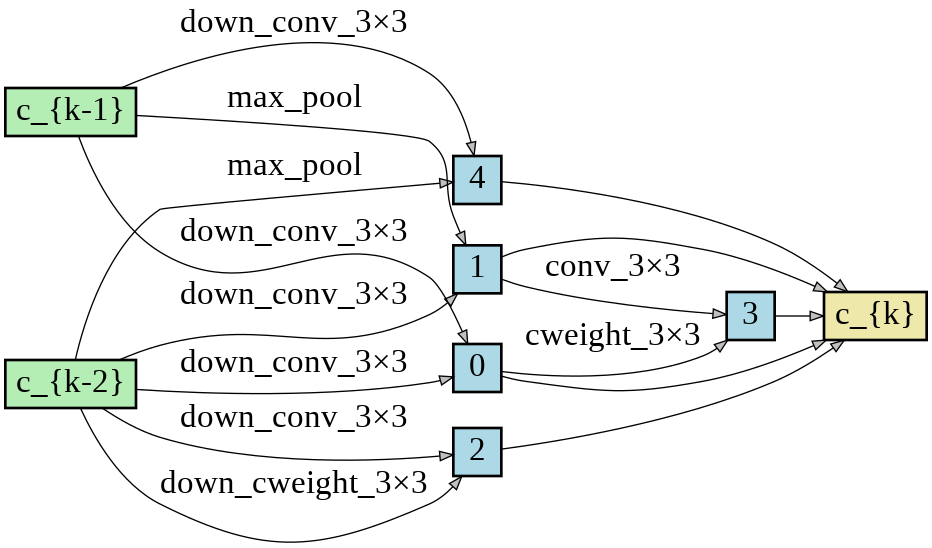
#> input picture NAOU-Net/utils/cell_visualize/NAO_Unet_genotype/DownC.png, 932 x 548 px
$ python -i mosaic.py   (imports and definitions only)
#> lines starting #> are read from the running program, lines starting #| are printed output that depends on the picture
import numpy as np
from skimage.morphology import erosion, dilation,binary_erosion, opening, closing, white_tophat, reconstruction, area_opening
from skimage.morphology import black_tophat, skeletonize, convex_hull_image,extrema
from skimage.morphology import square, diamond, octagon, rectangle, star, disk, label
from skimage.segmentation import watershed
from PIL import Image
from scipy import ndimage as ndi
from skimage.util import img_as_ubyte
from skimage import data, util, filters, color
import math
from skimage import io, color
from matplotlib import pyplot as plt

import os


se1_0 = np.array([[ 0, 1, 0],
              [ 0, 1, 0],
              [ 0, 1, 0]], dtype=np.uint8)


se2_0 = np.array([[ 0, 0, 0],
              [ 1, 1, 1],
              [0, 0, 0]], dtype=np.uint8)


se3_0 = np.array([[ 0, 0, 1],
              [0,  1, 0],
              [1, 0, 0]], dtype=np.uint8)


se4_0 = np.array([[1, 0, 0],
              [0, 1, 0],
              [0, 0, 1]], dtype=np.uint8)


se1_1 = np.array([[0, 0, 1, 0, 0],
              [0, 0, 1, 0, 0],
              [0, 0, 1, 0, 0],
              [0, 0, 1, 0, 0],
              [0, 0, 1, 0, 0]], dtype=np.uint8)


se2_1 = np.array([[0, 0, 0, 0, 0],
              [0, 0, 0, 0, 0],
              [1, 1, 1, 1, 1],
              [0, 0, 0, 0, 0],
              [0, 0, 0, 0, 0]], dtype=np.uint8)


se3_1 = np.array([[0, 0, 0, 0, 1],
              [0, 0, 0, 1, 0],
              [0, 0, 1, 0, 0],
              [0, 1, 0, 0, 0],
              [1, 0, 0, 0, 0]], dtype=np.uint8)


se4_1 = np.array([[1, 0, 0, 0, 0],
              [0, 1, 0, 0, 0],
              [0, 0, 1, 0, 0],
              [0, 0, 0, 1, 0],
              [0, 0, 0, 0, 1]], dtype=np.uint8)


se1_1 = np.array([[0, 0, 1, 0, 0],
              [0, 0, 1, 0, 0],
              [0, 0, 1, 0, 0],
              [0, 0, 1, 0, 0],
              [0, 0, 1, 0, 0]], dtype=np.uint8)


se2_1 = np.array([[0, 0, 0, 0, 0],
              [0, 0, 0, 0, 0],
              [1, 1, 1, 1, 1],
              [0, 0, 0, 0, 0],
              [0, 0, 0, 0, 0]], dtype=np.uint8)


se3_1 = np.array([[0, 0, 0, 0, 1],
              [0, 0, 0, 1, 0],
              [0, 0, 1, 0, 0],
              [0, 1, 0, 0, 0],
              [1, 0, 0, 0, 0]], dtype=np.uint8)


se4_1 = np.array([[1, 0, 0, 0, 0],
              [0, 1, 0, 0, 0],
              [0, 0, 1, 0, 0],
              [0, 0, 0, 1, 0],
              [0, 0, 0, 0, 1]], dtype=np.uint8)


se1_2 = np.array([[0,0,0, 1, 0, 0, 0],
              [0, 0, 0, 1, 0, 0, 0],
              [0, 0, 0, 1, 0,0, 0],
              [0, 0, 0, 1, 0, 0, 0],
              [0, 0, 0, 1, 0, 0, 0],
              [0, 0, 0, 1, 0, 0, 0],
              [0, 0, 0, 1, 0, 0, 0]], dtype=np.uint8)


se2_2 = np.array([[0,0,0, 0, 0, 0, 0],
              [0, 0, 0, 0, 0, 0, 0],
              [0, 0, 0, 0, 0,0, 0],
              [1, 1, 1, 1, 1, 1, 1],
              [0, 0, 0, 0, 0, 0, 0],
              [0, 0, 0, 0, 0, 0, 0],
              [0, 0, 0, 0, 0, 0, 0]], dtype=np.uint8)


se3_2 = np.array([[0,0,0, 0, 0, 0, 1],
              [0, 0, 0, 0, 0, 1, 0],
              [0, 0, 0, 0, 1,0, 0],
              [0, 0, 0, 1, 0, 0, 0],
              [0, 0, 1, 0, 0, 0, 0],
              [0, 1, 0, 0, 0, 0, 0],
              [1, 0, 0, 0, 0, 0, 0]], dtype=np.uint8)

se4_2 = np.array([[1,0,0, 0, 0, 0, 0],
              [0, 1, 0, 0, 0, 0, 0],
              [0, 0, 1, 0, 0,0, 0],
              [0, 0, 0, 1, 0, 0, 0],
              [0, 0, 0, 0, 1, 0, 0],
              [0, 0, 0, 0, 0, 1, 0],
              [0, 0, 0, 0, 0, 0, 1]], dtype=np.uint8)

scale0=[se1_0,se2_0,se3_0,se4_0]
scale1=[se1_1,se2_1,se3_1,se4_1]
scale2=[se1_2,se2_2,se3_2,se4_2]


def gradient(rgb):
    # description
    # input :image rgb
    # output : contour
    rgb = np.asarray(rgb).astype(np.uint8)
    lab = color.rgb2lab(rgb)
#> lab: shape (548, 932, 3) float64; mean of channels 0, 1, 2 94.8, -0.9, 0.5

    '''print(np.amin(lab[:, :, 0]), np.amax(lab[:, :, 0]))
    print(np.amin(lab[:, :, 1]), np.amax(lab[:, :, 1]))
    print(np.amin(lab[:, :, 2]), np.amax(lab[:, :, 2]))'''
    ##Sobel operator kernels.
    tensor_grad_L=np.zeros((rgb.shape[0],rgb.shape[1],4))
    tensor_grad_a = np.zeros((rgb.shape[0], rgb.shape[1], 4))
    tensor_grad_b = np.zeros((rgb.shape[0], rgb.shape[1], 4))
    for i in range(len(scale0)):
        imgGrad = dilation(lab[:,:,0], scale0[i]) - erosion(lab[:,:,0], scale0[i])
        tensor_grad_L[:, :, i] = imgGrad

        imgGrad = dilation(lab[:,:,1], scale0[i]) - erosion(lab[:,:,1], scale0[i])
        tensor_grad_a[:, :, i] = imgGrad

        imgGrad  = dilation(lab[:,:,2], scale0[i]) - erosion(lab[:,:,2], scale0[i])
        tensor_grad_b[:, :, i] = imgGrad
#> tensor_grad_L: shape (548, 932, 4) float64; mean of channels 0, 1, 2, 3 5.9, 4.3, 7.9, 7.7
#> tensor_grad_a: shape (548, 932, 4) float64; mean of channels 0, 1, 2, 3 0.2, 0.1, 0.2, 0.2
#> tensor_grad_b: shape (548, 932, 4) float64; mean of channels 0, 1, 2, 3 0.2, 0.1, 0.3, 0.3

    grad_L=np.mean(tensor_grad_L,axis=2)
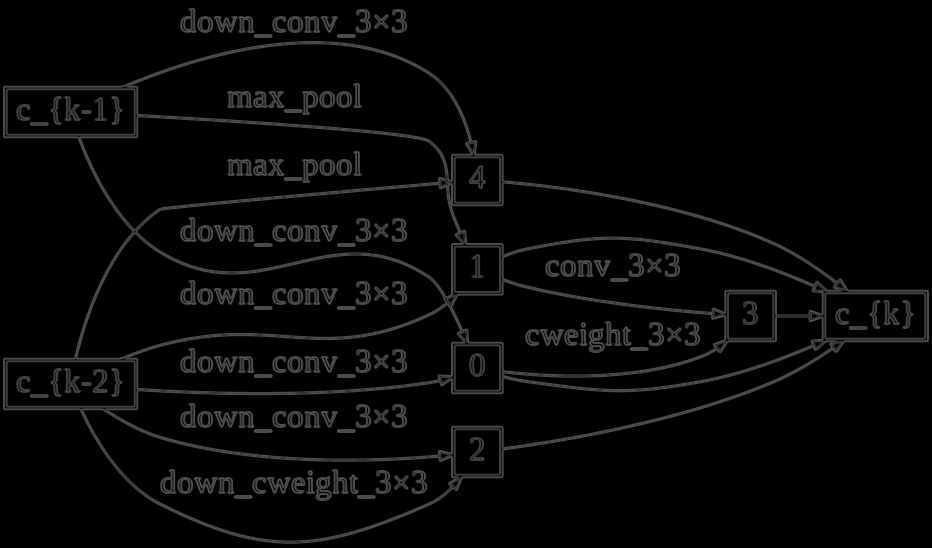
#> grad_L: shape (548, 932) float64; min 0, max 100, mean 6.4
    grad_a = np.mean(tensor_grad_a, axis=2)
    grad_b = np.mean(tensor_grad_b, axis=2)
    grad_scale0=np.maximum(grad_L, grad_a,grad_b)

    tensor_grad_L=np.zeros((rgb.shape[0],rgb.shape[1],4))
    tensor_grad_a = np.zeros((rgb.shape[0], rgb.shape[1], 4))
    tensor_grad_b = np.zeros((rgb.shape[0], rgb.shape[1], 4))
    for i in range(len(scale1)):
        imgGrad = dilation(lab[:,:,0], scale1[i]) - erosion(lab[:,:,0], scale1[i])
        tensor_grad_L[:, :, i] = imgGrad

        imgGrad = dilation(lab[:,:,1], scale1[i]) - erosion(lab[:,:,1], scale1[i])
        tensor_grad_a[:, :, i] = imgGrad

        imgGrad  = dilation(lab[:,:,2], scale1[i]) - erosion(lab[:,:,2], scale1[i])
        tensor_grad_b[:, :, i] = imgGrad
#> tensor_grad_L: shape (548, 932, 4) float64; mean of channels 0, 1, 2, 3 9.7, 7.3, 12.8, 12.4
#> tensor_grad_a: shape (548, 932, 4) float64; mean of channels 0, 1, 2, 3 0.3, 0.2, 0.4, 0.4
#> tensor_grad_b: shape (548, 932, 4) float64; mean of channels 0, 1, 2, 3 0.3, 0.2, 0.5, 0.5

    grad_L=np.mean(tensor_grad_L,axis=2)
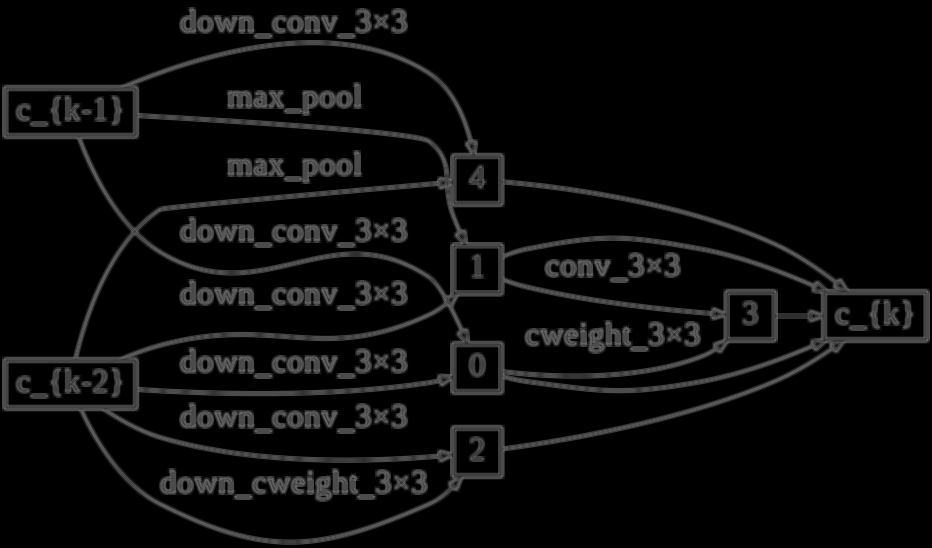
#> grad_L: shape (548, 932) float64; min 0, max 100, mean 10.6
    grad_a = np.mean(tensor_grad_a, axis=2)
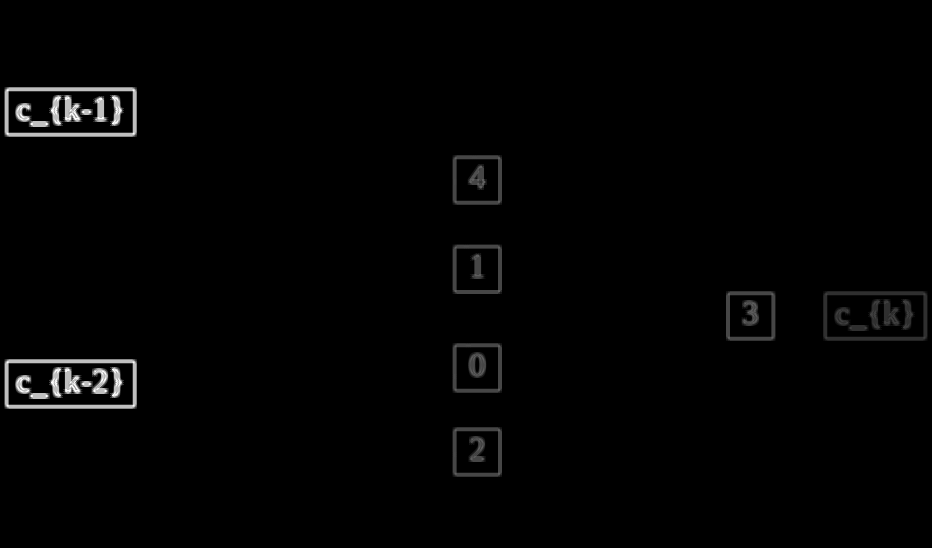
#> grad_a: shape (548, 932) float64; min 0, max 29.35, mean 0.3; drawn with min black and max white
    grad_b = np.mean(tensor_grad_b, axis=2)
    grad_scale1=np.maximum(grad_L, grad_a,grad_b)

    tensor_grad_L=np.zeros((rgb.shape[0],rgb.shape[1],4))
    tensor_grad_a = np.zeros((rgb.shape[0], rgb.shape[1], 4))
    tensor_grad_b = np.zeros((rgb.shape[0], rgb.shape[1], 4))
    for i in range(len(scale2)):
        imgGrad = dilation(lab[:,:,0], scale2[i]) - erosion(lab[:,:,0], scale2[i])
        tensor_grad_L[:, :, i] = imgGrad

        imgGrad = dilation(lab[:,:,1], scale2[i]) - erosion(lab[:,:,1], scale2[i])
        tensor_grad_a[:, :, i] = imgGrad

        imgGrad  = dilation(lab[:,:,2], scale2[i]) - erosion(lab[:,:,2], scale2[i])
        tensor_grad_b[:, :, i] = imgGrad
#> this loop made 4 passes
#> pass 1, in gradient, `imgGrad = dilation(lab[:,:,0], scale2[i]) - erosion(lab[:,:,0], scale2..`:
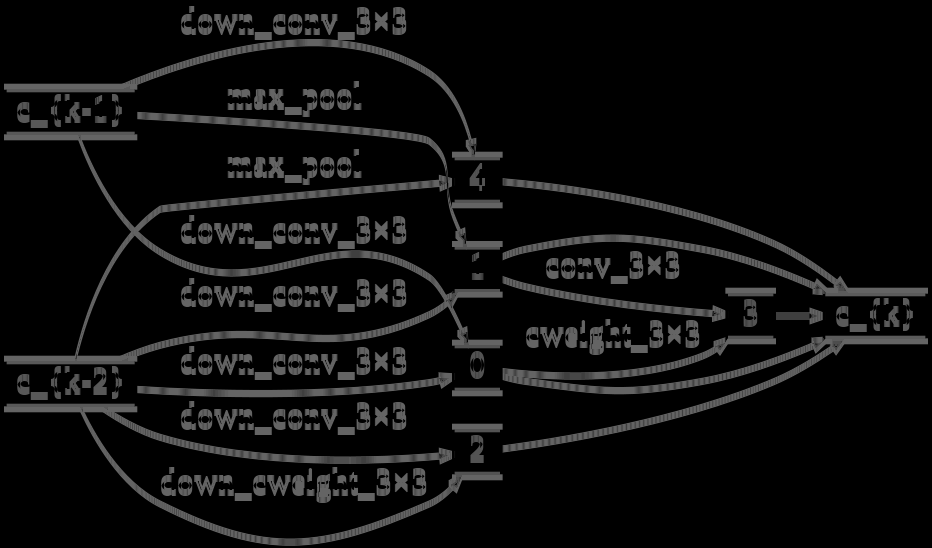
#> imgGrad: shape (548, 932) float64; min 0, max 100, mean 13.2
#> pass 1, in gradient, `imgGrad = dilation(lab[:,:,1], scale2[i]) - erosion(lab[:,:,1], scale2..`:
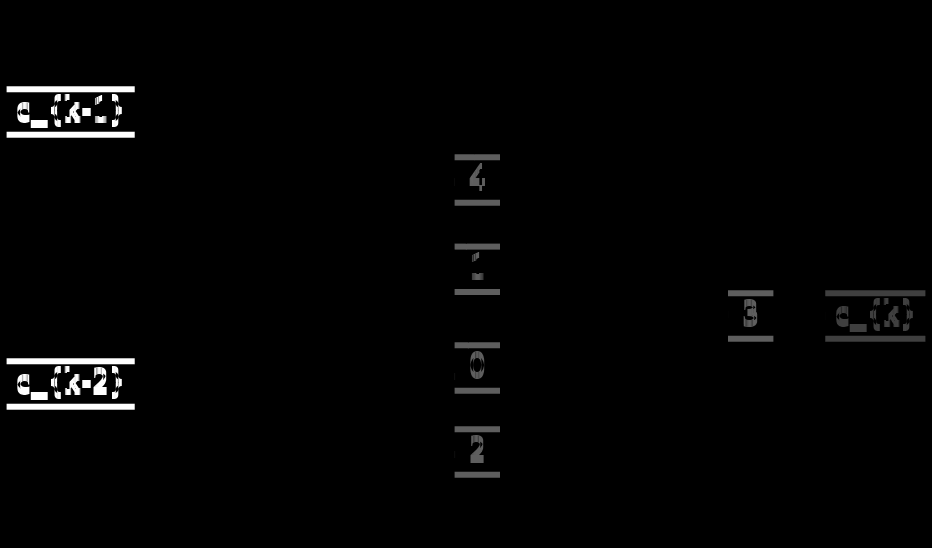
#> imgGrad: shape (548, 932) float64; min 0, max 29.37, mean 0.4; drawn with min black and max white
#> after the loop: tensor_grad_L: shape (548, 932, 4) float64; mean of channels 0, 1, 2, 3 13.2, 9.5, 16.7, 16.3
#> after the loop: tensor_grad_a: shape (548, 932, 4) float64; mean of channels 0, 1, 2, 3 0.4, 0.3, 0.6, 0.6
#> after the loop: tensor_grad_b: shape (548, 932, 4) float64; mean of channels 0, 1, 2, 3 0.4, 0.3, 0.6, 0.6

    grad_L=np.mean(tensor_grad_L,axis=2)
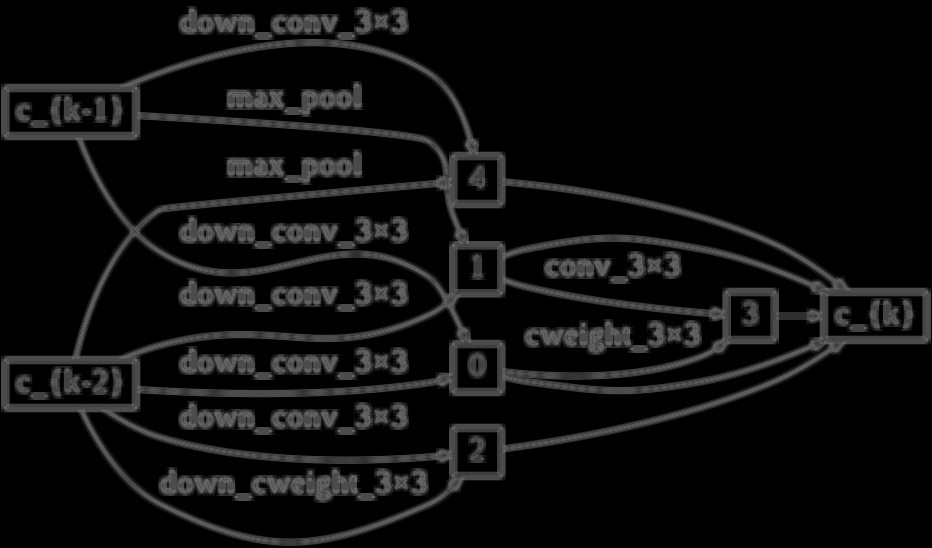
#> grad_L: shape (548, 932) float64; min 0, max 100, mean 13.9
    grad_a = np.mean(tensor_grad_a, axis=2)
    grad_b = np.mean(tensor_grad_b, axis=2)
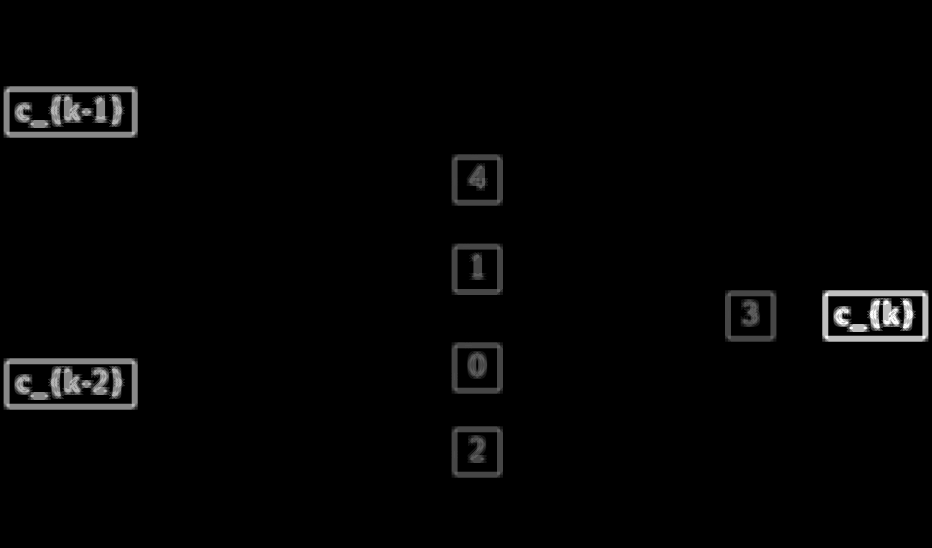
#> grad_b: shape (548, 932) float64; min 0, max 30.98, mean 0.5; drawn with min black and max white
    grad_scale2=np.maximum(grad_L, grad_a,grad_b)

    grad=(grad_scale0+grad_scale1+grad_scale2)/3

    return grad

def contrasted_watershed(grad,threshold=0.01):
    grad = grad - np.amin(grad)
    grad = grad / np.amax(grad)
    local_minima = extrema.h_minima(grad, threshold)
    Image.fromarray(255 * local_minima).show('local minima')

    seeds = label(local_minima, connectivity=1)

    local_minima = local_minima.astype(np.uint8)
    labels_waterhed = watershed(grad, seeds)
    return labels_waterhed

def mosaic(rgb,labels_waterhed):
    rgb = np.asarray(rgb).astype(np.float16)
    r,g,b = np.split(rgb, 3, axis=2)
    img_mosaic = np.zeros((rgb.shape[0], rgb.shape[1], 3))
    img_mosaic_r = np.zeros((rgb.shape[0], rgb.shape[1]))
    img_mosaic_g = np.zeros((rgb.shape[0], rgb.shape[1]))
    img_mosaic_b = np.zeros((rgb.shape[0], rgb.shape[1]))
    nb_cluster=np.amax(labels_waterhed)
    for i in range(nb_cluster):
        img_mosaic_r[labels_waterhed == i] = np.mean(r[labels_waterhed == i])
        img_mosaic_g[labels_waterhed == i] = np.mean(g[labels_waterhed==i])
        img_mosaic_b[labels_waterhed == i] = np.mean(b[labels_waterhed==i])


    img_mosaic[:, :, 0] = img_mosaic_r
    img_mosaic[:, :, 1] = img_mosaic_g
    img_mosaic[:, :, 2] = img_mosaic_b
    img_mosaic = np.asarray(img_mosaic).astype(np.uint8)
    return img_mosaic


# [18 lines of commented-out code are left out]

>>> import cv2
>>> picture = cv2.cvtColor(cv2.imread('cell_visualize/NAO_Unet_genotype/DownC.png'), cv2.COLOR_BGR2RGB)
>>> result = gradient(picture)

$ run again, on NAOU-Net/utils/cell_visualize/NAO_Unet_genotype/UpC.png
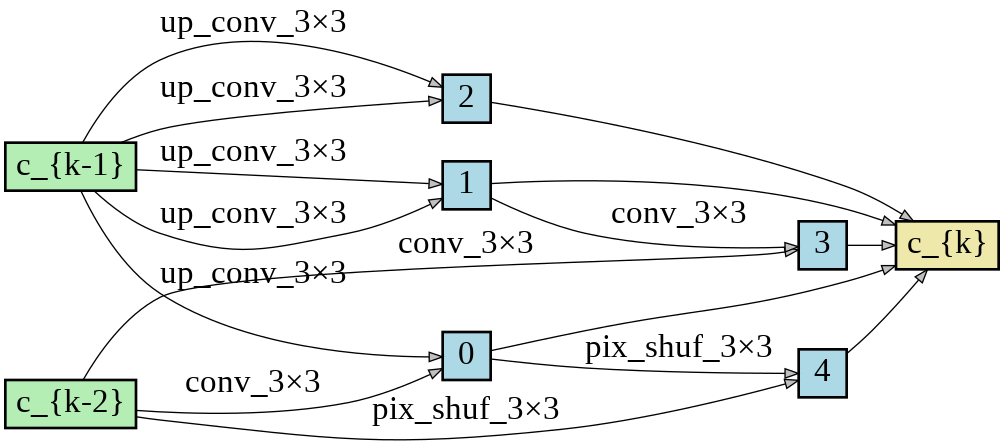
#> input picture NAOU-Net/utils/cell_visualize/NAO_Unet_genotype/UpC.png, 1004 x 446 px
#> lab: shape (446, 1004, 3) float64; mean of channels 0, 1, 2 94.3, -1, 0.6
#> in gradient, `grad_L=np.mean(tensor_grad_L,axis=2)`:
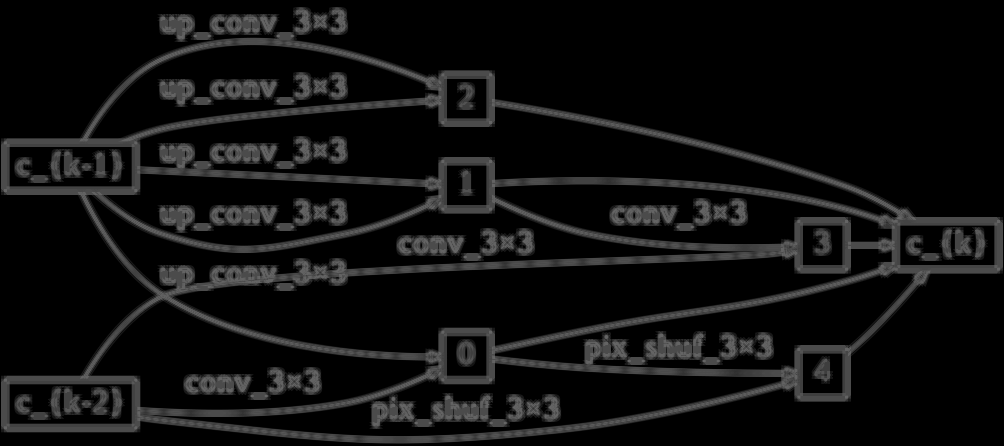
#> grad_L: shape (446, 1004) float64; min 0, max 100, mean 15.3
#> in gradient, `grad_b = np.mean(tensor_grad_b, axis=2)`:
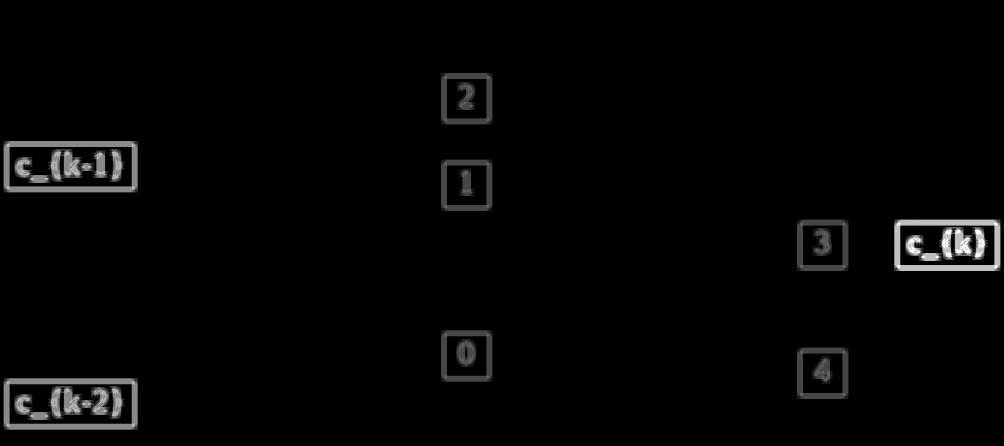
#> grad_b: shape (446, 1004) float64; min 0, max 30.98, mean 0.6; drawn with min black and max white
